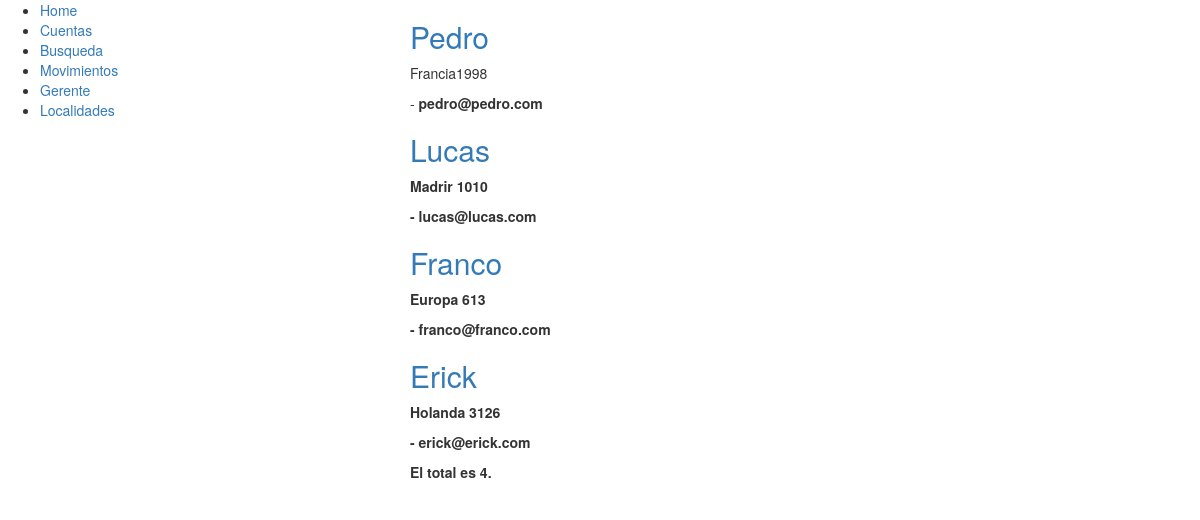
The page /cuentas/ on the database its author committed.
### cuentas/models.py (models this page shows, shortened)
class Cuenta(models.Model):
	nombre = models.CharField(max_length=200)
	direccion = models.CharField(max_length=500)
	localidad = models.ForeignKey(Localidad, default=1)
	email = models.EmailField()

### cuentas/views.py (the view)
# urls.py: url(r'^cuentas/', views.cuentas),
def cuentas(request):
	return render (request, 'cuentas2.html', {'cuentas':Cuenta.objects.all(), 'total': Cuenta.objects.count()})

### cuentas/templates/cuentas2.html (shortened to what this page needs)
{% extends "base.html"%}
{% block content %}
{% for cuenta in cuentas %}
	<h2><a href="/cuenta/{{ cuenta.id }}">{{ cuenta.nombre }}</a></h2>
	<p>{{ cuenta.direccion }}</p>
	<p>{% if cuenta.email %} - {% endif %} <b> {{ cuenta.email }} <b/></p>
{% endfor %}
<p>El total es {{ total }}.</p>
{% endblock %}

### rows shown on the page
Cuenta: nombre "Pedro", direccion "Francia1998", email "pedro@pedro.com"
Cuenta: nombre "Lucas", direccion "Madrir 1010", email "lucas@lucas.com"
Cuenta: nombre "Franco", direccion "Europa 613", email "franco@franco.com"
Cuenta: nombre "Erick", direccion "Holanda 3126", email "erick@erick.com"

### other values the page prints
{{ total }} "4"
